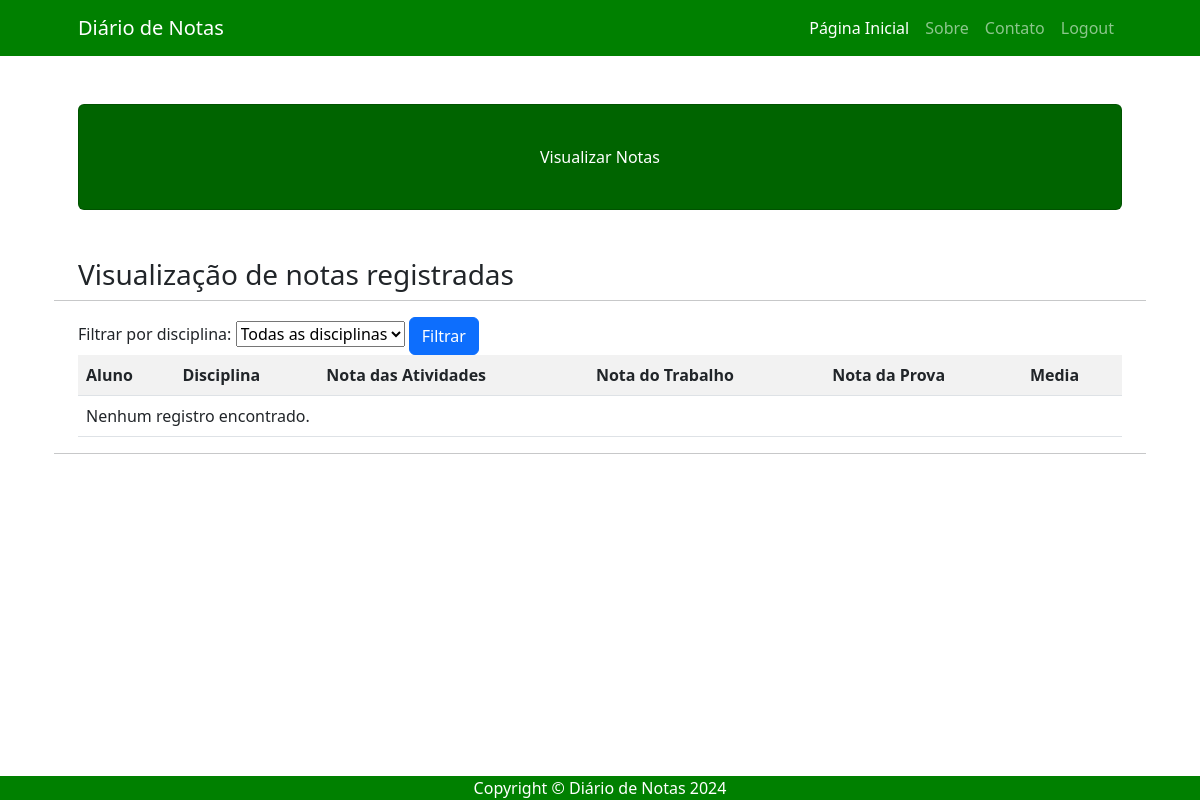
Before: /visualizar/ (signed in) with the older database file.
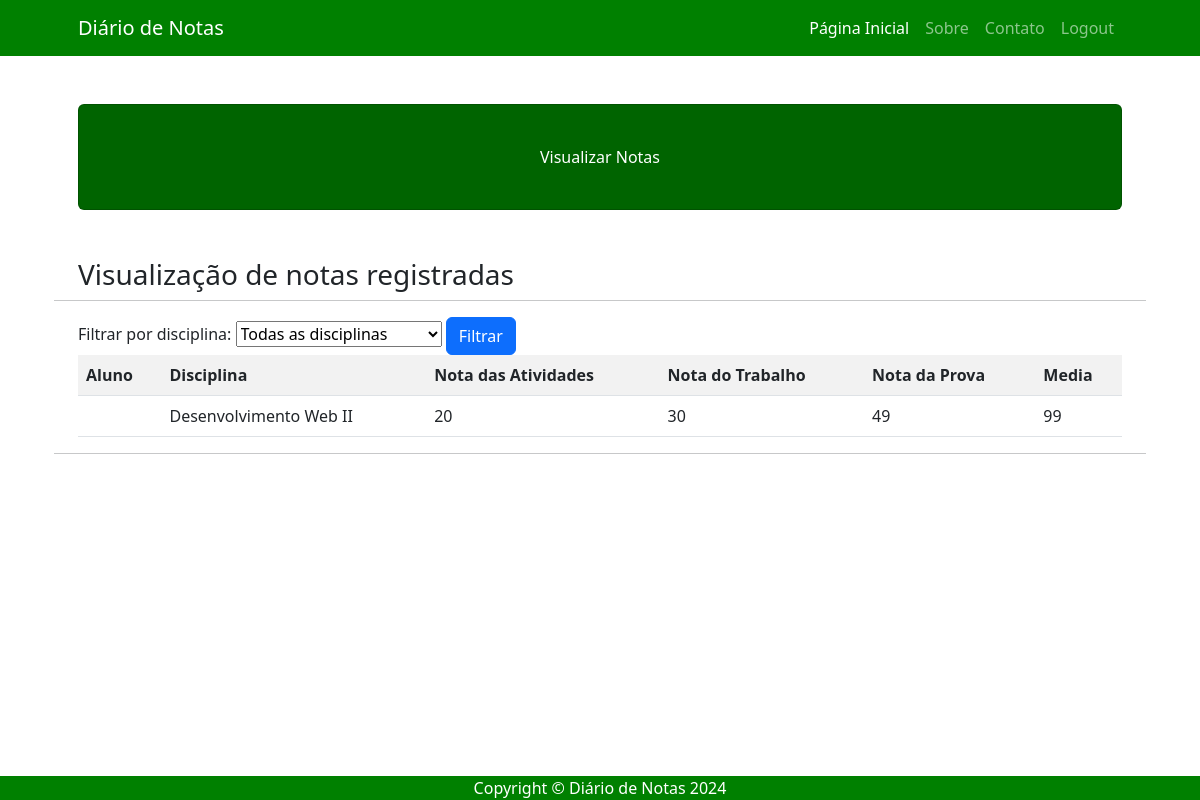
After: the same page with the newer database file.
### usuarios/models.py (models this page shows)
class Nota(models.Model):
    nome_aluno = models.CharField(max_length = 200)
    disciplina = models.CharField(max_length = 200)
    nota_atividades = models.IntegerField(default = 0)
    nota_trabalho = models.IntegerField(default = 0)
    nota_prova = models.IntegerField(default = 0)
    media = models.IntegerField(blank = True, default = 0)

### usuarios/views.py (the view, shortened to what this page needs)
# urls.py: path('visualizar/', views.visualizar, name = 'visualizar'),
def visualizar(request):
    if request.method == "GET":
        if request.user.is_authenticated:
            lista_notas = Nota.objects.all()
            dicionario_notas = {'lista_notas':lista_notas}
            return render(request, 'usuarios/visualizar.html', dicionario_notas)
        else:
            return HttpResponse("Faça o login para acessar!")

### usuarios/templates/usuarios/visualizar.html (shortened to what this page needs)
{% extends 'usuarios/base.html' %}
{% block titulo %}Visualizar Notas{% endblock %}
{% block conteudo %}
<h3>Visualização de notas registradas</h3>
<hr>
<form action = "{% url 'visualizar' %}" method = "POST">
    <div class = "filter">
        <label for = "disciplinaName">Filtrar por disciplina:</label>
        <select name = "disciplina">
            <option>Todas as disciplinas</option>
        </select>
        <button type = "submit" class = "btn btn-primary">Filtrar</button>
    </div>
</form>
<div class = "table-responsive" >
    <table class = "table table-striped">
        <tr>
            <th>Aluno</th>
            <th>Disciplina</th>
            <th>Nota das Atividades</th>
            <th>Nota do Trabalho</th>
            <th>Nota da Prova</th>
            <th>Media</th>
        </tr>
        {% for campo in lista_notas %}
        <tr>
            <td>{{ user.first_name }}</td>
            <td>{{ campo.disciplina }}</td>
            <td>{{ campo.nota_atividades }}</td>
            <td>{{ campo.nota_trabalho }}</td>
            <td>{{ campo.nota_prova }}</td>
            <td>{{ campo.media }}</td>
        </tr>
        {% empty %}
            <tr>
                <td colspan = "6">Nenhum registro encontrado.</td>
            </tr>
            {% endfor %}
    </table>
</div>
<hr>
{% endblock %}

Changed rows visible on the page:
added Nota: disciplina "Desenvolvimento Web II", nota_atividades "20", nota_trabalho "30", nota_prova "49", media "99"
Other visible differences:
text no longer shown: "Nenhum registro encontrado."
